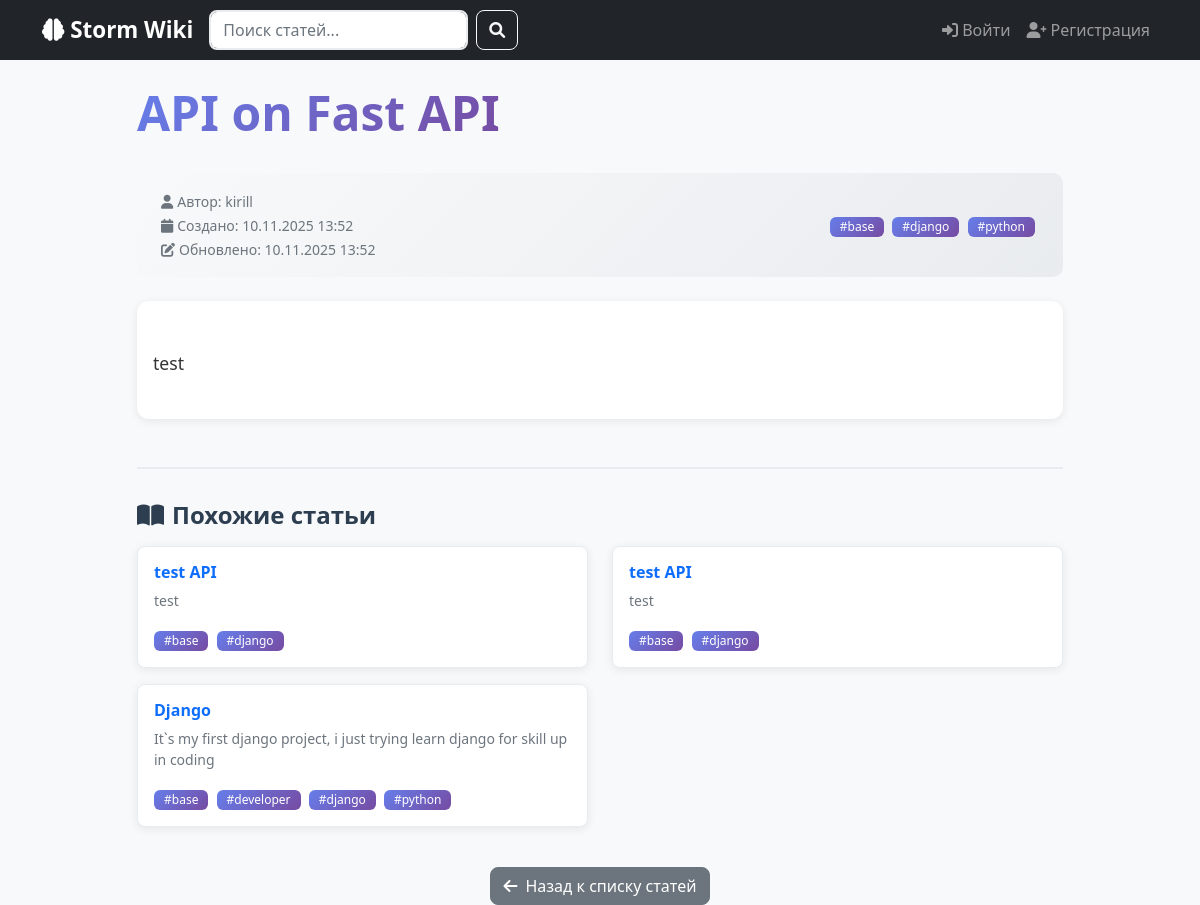
The page /article/14/ on the database as committed earlier.
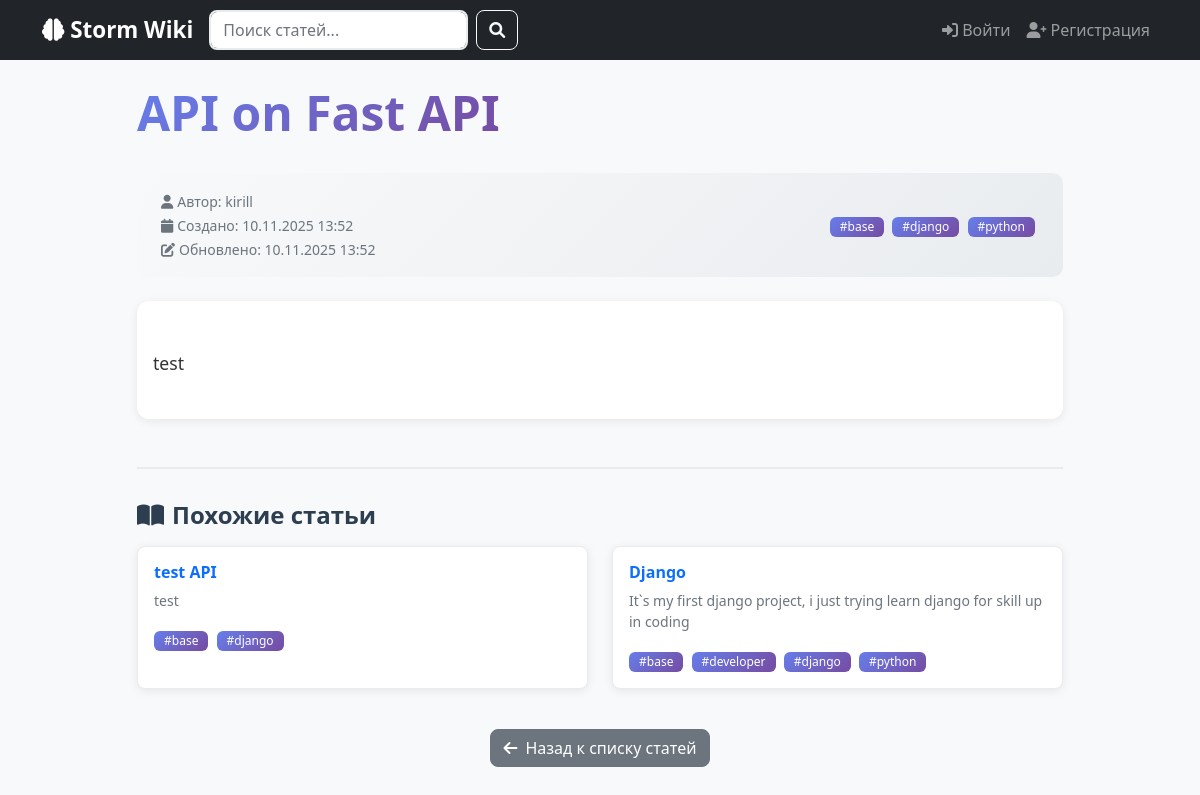
The same page on the database as committed later.
### app/models.py (models this page shows, shortened)
class Tag(models.Model):
    name = models.CharField(max_length=50, unique=True, verbose_name='Заголовок')
    created_at = models.DateTimeField(auto_now_add=True)
    class Meta:
        verbose_name = 'Тег'
        verbose_name_plural = 'Теги'
        ordering = ['name']

class Article(models.Model):
    title = models.CharField(max_length=200, verbose_name='Заголовок')
    content = models.TextField(verbose_name='Содержание')
    tags = models.ManyToManyField(Tag, blank=True, verbose_name='Теги')
    author = models.ForeignKey(User, on_delete=models.CASCADE, verbose_name='Автор')
    created_at = models.DateTimeField(auto_now_add=True, verbose_name='Создано')
    updated_at = models.DateTimeField(auto_now=True, verbose_name='Обновлено')
    is_published = models.BooleanField(default=True, verbose_name='Опубликовано')
    class Meta:
        verbose_name = 'Статья'
        verbose_name_plural = 'Статьи'
        ordering = ['-updated_at']
        indexes = [
            models.Index(fields=['title']),
            models.Index(fields=['created_at']),
        ]

### app/views.py (the view)
# urls.py: path('article/<int:pk>/', views.article_detail, name='article_detail'),
def article_detail(request, pk):
    try:
        article = Article.objects.get(pk=pk)
        is_author = request.user.is_authenticated and article.author == request.user
        can_edit = is_author
        if not article.is_published and not is_author:
            raise Article.DoesNotExist
    except Article.DoesNotExist:
        messages.error(request, 'Статья не найдена или у вас нет прав для ее просмотра.')
        return redirect('article_list')
    similar_articles = Article.objects.filter(
        tags__in=article.tags.all(),
        is_published=True
    ).exclude(pk=article.pk).distinct()[:5]
    context = {
        'article': article,
        'similar_articles': similar_articles,
        'is_author': is_author,
        'can_edit': can_edit,
    }
    return render(request, 'article_detail.html', context)

### app/templates/article_detail.html (shortened to what this page needs)
{% extends 'index.html' %}
{% block content %}
<div class="row justify-content-center">
    <div class="col-lg-10">
        <div class="d-flex justify-content-between align-items-center mb-4">
            <h1 class="display-5 fw-bold text-gradient">{{ article.title }}</h1>
        </div>
        <div class="article-meta">
            <div class="row align-items-center">
                <div class="col-md-6">
                    <small class="text-muted">
                        <i class="fas fa-user me-1"></i>Автор: {{ article.author.username }}<br>
                        <i class="fas fa-calendar me-1"></i>Создано: {{ article.created_at|date:"d.m.Y H:i" }}<br>
                        {% if article.created_at != article.updated_at %}
                        <i class="fas fa-edit me-1"></i>Обновлено: {{ article.updated_at|date:"d.m.Y H:i" }}
                        {% endif %}
                    </small>
                </div>
                <div class="col-md-6 text-md-end">
                    {% if article.tags.all %}
                    <div class="mt-2 mt-md-0">
                        {% for tag in article.tags.all %}
                        <span class="badge tag me-1">#{{ tag.name }}</span>
                        {% endfor %}
                    </div>
                    {% endif %}
                </div>
            </div>
        </div>
        <div class="card">
            <div class="card-body">
                <div class="article-content">
                    {{ article.content|linebreaks }}
                </div>
            </div>
        </div>
        {% if similar_articles %}
        <div class="similar-articles">
            <h4 class="mb-3"><i class="fas fa-book-open me-2"></i>Похожие статьи</h4>
            <div class="row">
                {% for similar in similar_articles %}
                <div class="col-md-6 mb-3">
                    <div class="card similar-article-card h-100">
                        <div class="card-body">
                            <h6 class="card-title">
                                <a href="{% url 'article_detail' similar.id %}" class="text-decoration-none">
                                    {{ similar.title }}
                                </a>
                            </h6>
                            <p class="card-text text-muted small">
                                {{ similar.content|truncatewords:20 }}
                            </p>
                            <div class="mt-auto">
                                {% for tag in similar.tags.all %}
                                <span class="badge tag me-1 small">#{{ tag.name }}</span>
                                {% endfor %}
                            </div>
                        </div>
                    </div>
                </div>
                {% endfor %}
            </div>
        </div>
        {% endif %}
        <div class="mt-4 text-center">
            <a href="{% url 'my_articles' %}" class="btn btn-secondary">
                <i class="fas fa-arrow-left me-2"></i>Назад к списку статей
            </a>
        </div>
    </div>
</div>
{% endblock %}

Rows that differ between the two databases and show on the page:
removed Article: title "test API", content "test", Tag (name "base"), Tag (name "django")
